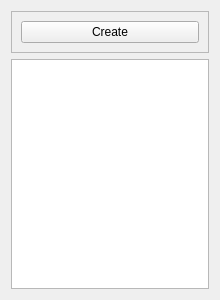
<?xml version="1.0" encoding="UTF-8"?>
<ui version="4.0">
 <class>AlbumListWidget</class>
 <widget class="QWidget" name="AlbumListWidget">
  <property name="geometry">
   <rect>
    <x>0</x>
    <y>0</y>
    <width>220</width>
    <height>300</height>
   </rect>
  </property>
  <property name="windowTitle">
   <string>Form</string>
  </property>
  <layout class="QVBoxLayout" name="verticalLayout">
   <item>
    <widget class="QFrame" name="frame">
     <property name="frameShape">
      <enum>QFrame::StyledPanel</enum>
     </property>
     <property name="frameShadow">
      <enum>QFrame::Raised</enum>
     </property>
     <layout class="QHBoxLayout" name="horizontalLayout">
      <item>
       <widget class="QPushButton" name="createAlbumButton">
        <property name="text">
         <string>Create</string>
        </property>
        <property name="icon">
         <iconset resource="res/resource.qrc">
          <normaloff>:/icons/album-add.png</normaloff>:/icons/album-add.png</iconset>
        </property>
       </widget>
      </item>
     </layout>
    </widget>
   </item>
   <item>
    <widget class="QListView" name="albumList"/>
   </item>
  </layout>
 </widget>
 <resources>
  <include location="res/resource.qrc"/>
 </resources>
 <connections/>
</ui>
